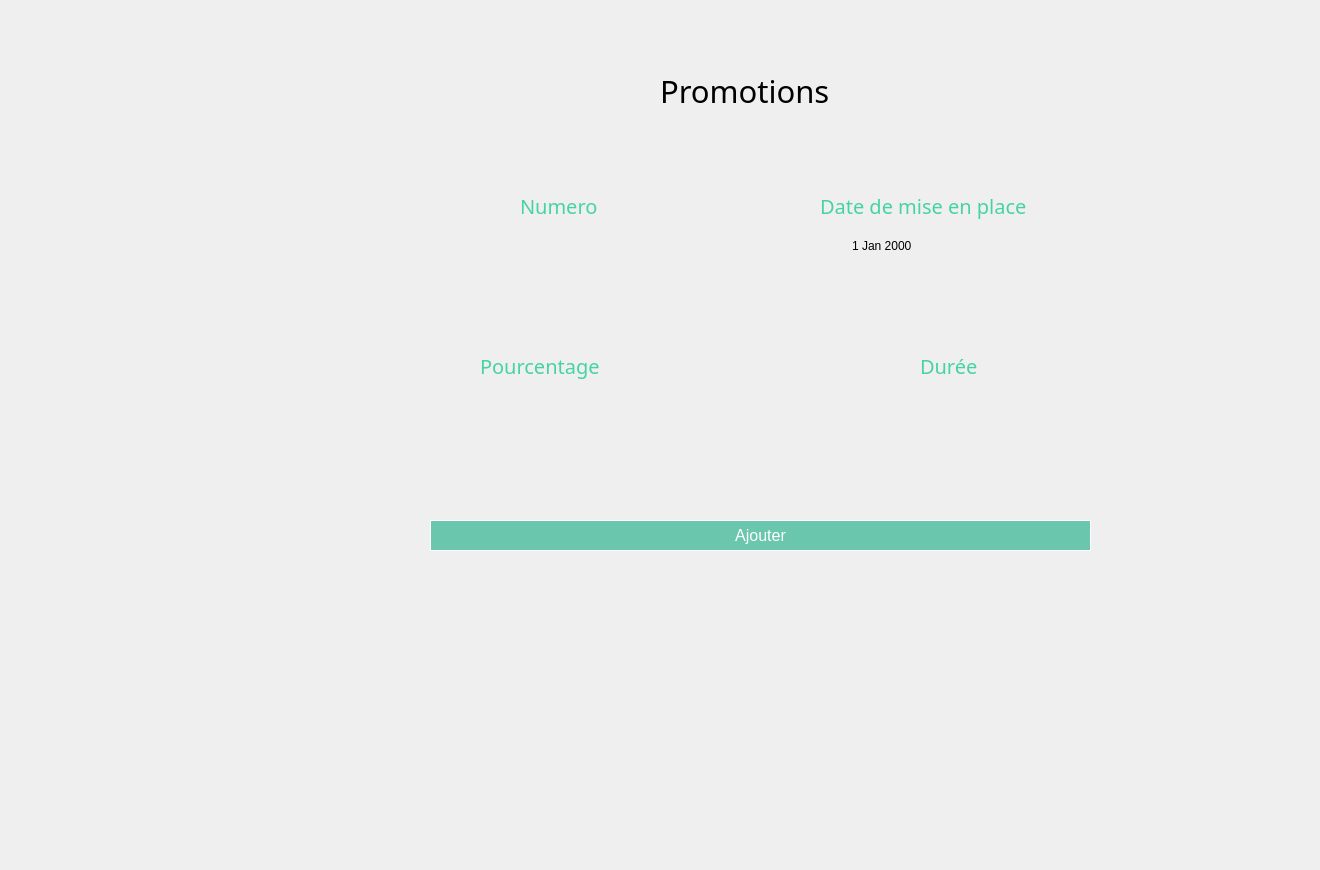
    <widget class="QWidget" name="page_11">
     <widget class="QLineEdit" name="pourcentage_2">
      <property name="geometry">
       <rect>
        <x>450</x>
        <y>390</y>
        <width>231</width>
        <height>22</height>
       </rect>
      </property>
      <property name="styleSheet">
       <string notr="true"> background-color: Transparent;
 border: none;</string>
      </property>
     </widget>
     <widget class="QDateEdit" name="dateEdit_3">
      <property name="geometry">
       <rect>
        <x>850</x>
        <y>230</y>
        <width>231</width>
        <height>31</height>
       </rect>
      </property>
      <property name="styleSheet">
       <string notr="true"> background-color: Transparent;
 border: none;</string>
      </property>
     </widget>
     <widget class="QLineEdit" name="num_2">
      <property name="geometry">
       <rect>
        <x>450</x>
        <y>240</y>
        <width>221</width>
        <height>22</height>
       </rect>
      </property>
      <property name="styleSheet">
       <string notr="true"> background-color: Transparent;
 border: none;</string>
      </property>
     </widget>
     <widget class="QLineEdit" name="jour_2">
      <property name="geometry">
       <rect>
        <x>850</x>
        <y>390</y>
        <width>221</width>
        <height>22</height>
       </rect>
      </property>
      <property name="styleSheet">
       <string notr="true"> background-color: Transparent;
 border: none;</string>
      </property>
     </widget>
     <widget class="QPushButton" name="ok">
      <property name="geometry">
       <rect>
        <x>430</x>
        <y>520</y>
        <width>661</width>
        <height>31</height>
       </rect>
      </property>
      <property name="styleSheet">
       <string notr="true">QPushButton{
line-height: 1;
    color: #ffffff;
    background-color: #6ac6ad;
    background-clip: padding-box;
	border: 1px solid #ffffff;
    font-weight: 400;
	font-size: 16px;
    padding: 0.875rem 1.375rem;
}
QPushButton:hover{
	border: 1px solid #f75454;
 color: #f75454;
    background-color: #ffffff;

}
</string>
      </property>
      <property name="text">
       <string>Ajouter</string>
      </property>
     </widget>
     <widget class="QPushButton" name="prommmmmmmm">
      <property name="geometry">
       <rect>
        <x>80</x>
        <y>320</y>
        <width>131</width>
        <height>81</height>
       </rect>
      </property>
      <property name="styleSheet">
       <string notr="true">QPushButton {
	font-weight: 500;
	text-align: center;
    vertical-align: middle;
	background-color: transparent;
	padding: 5px 15px 15px 20px;
    color: #fff;
	font-size: 11px;
	border : 0;
	border-right: 3px solid transparent;
 	background-position: center top;
    background-repeat: no-repeat;
    background-origin: content;
    background-image: url(&quot;C:/Users/hp/Desktop/anglais/projet c++ design/promotion1.png&quot;);
}

QPushButton:hover {
	color: #ffffff;
	font-weight: 500;
	background-image: url(&quot;C:/Users/hp/Desktop/anglais/projet c++ design/promotion2.png&quot;);
}</string>
      </property>
      <property name="text">
       <string/>
      </property>
      <property name="flat">
       <bool>true</bool>
      </property>
     </widget>
     <widget class="QLabel" name="label_64">
      <property name="geometry">
       <rect>
        <x>520</x>
        <y>180</y>
        <width>191</width>
        <height>51</height>
       </rect>
      </property>
      <property name="font">
       <font>
        <family>Montserrat Alternates</family>
        <pointsize>15</pointsize>
        <weight>50</weight>
        <bold>false</bold>
       </font>
      </property>
      <property name="styleSheet">
       <string notr="true">color: rgb(70, 211, 164);</string>
      </property>
      <property name="text">
       <string>Numero</string>
      </property>
     </widget>
     <widget class="QLabel" name="label_65">
      <property name="geometry">
       <rect>
        <x>420</x>
        <y>210</y>
        <width>291</width>
        <height>71</height>
       </rect>
      </property>
      <property name="text">
       <string/>
      </property>
      <property name="pixmap">
       <pixmap>../../Downloads/saisir.png</pixmap>
      </property>
      <property name="scaledContents">
       <bool>true</bool>
      </property>
     </widget>
     <widget class="QLabel" name="label_66">
      <property name="geometry">
       <rect>
        <x>420</x>
        <y>370</y>
        <width>291</width>
        <height>71</height>
       </rect>
      </property>
      <property name="text">
       <string/>
      </property>
      <property name="pixmap">
       <pixmap>../../Downloads/saisir.png</pixmap>
      </property>
      <property name="scaledContents">
       <bool>true</bool>
      </property>
     </widget>
     <widget class="QLabel" name="label_67">
      <property name="geometry">
       <rect>
        <x>480</x>
        <y>330</y>
        <width>241</width>
        <height>71</height>
       </rect>
      </property>
      <property name="font">
       <font>
        <family>Montserrat Alternates</family>
        <pointsize>15</pointsize>
        <weight>50</weight>
        <bold>false</bold>
       </font>
      </property>
      <property name="styleSheet">
       <string notr="true">color: rgb(70, 211, 164);</string>
      </property>
      <property name="text">
       <string>Pourcentage</string>
      </property>
     </widget>
     <widget class="QLabel" name="label_69">
      <property name="geometry">
       <rect>
        <x>820</x>
        <y>170</y>
        <width>301</width>
        <height>71</height>
       </rect>
      </property>
      <property name="font">
       <font>
        <family>Montserrat Alternates</family>
        <pointsize>15</pointsize>
        <weight>50</weight>
        <bold>false</bold>
       </font>
      </property>
      <property name="styleSheet">
       <string notr="true">color: rgb(70, 211, 164);</string>
      </property>
      <property name="text">
       <string>Date de mise en place </string>
      </property>
     </widget>
     <widget class="QLabel" name="label_68">
      <property name="geometry">
       <rect>
        <x>810</x>
        <y>210</y>
        <width>291</width>
        <height>71</height>
       </rect>
      </property>
      <property name="text">
       <string/>
      </property>
      <property name="pixmap">
       <pixmap>../../Downloads/saisir.png</pixmap>
      </property>
      <property name="scaledContents">
       <bool>true</bool>
      </property>
     </widget>
     <widget class="QLabel" name="label_70">
      <property name="geometry">
       <rect>
        <x>810</x>
        <y>370</y>
        <width>291</width>
        <height>71</height>
       </rect>
      </property>
      <property name="text">
       <string/>
      </property>
      <property name="pixmap">
       <pixmap>../../Downloads/saisir.png</pixmap>
      </property>
      <property name="scaledContents">
       <bool>true</bool>
      </property>
     </widget>
     <widget class="QLabel" name="label_71">
      <property name="geometry">
       <rect>
        <x>920</x>
        <y>320</y>
        <width>111</width>
        <height>91</height>
       </rect>
      </property>
      <property name="font">
       <font>
        <family>Montserrat Alternates</family>
        <pointsize>15</pointsize>
        <weight>50</weight>
        <bold>false</bold>
       </font>
      </property>
      <property name="styleSheet">
       <string notr="true">color: rgb(70, 211, 164);</string>
      </property>
      <property name="text">
       <string>Durée</string>
      </property>
     </widget>
     <widget class="QLabel" name="label_625">
      <property name="geometry">
       <rect>
        <x>-20</x>
        <y>-30</y>
        <width>1311</width>
        <height>861</height>
       </rect>
      </property>
      <property name="text">
       <string/>
      </property>
      <property name="pixmap">
       <pixmap>../../Desktop/anglais/projet c++ design/bg2.png</pixmap>
      </property>
      <property name="scaledContents">
       <bool>true</bool>
      </property>
     </widget>
     <widget class="QLabel" name="label_626">
      <property name="geometry">
       <rect>
        <x>660</x>
        <y>50</y>
        <width>301</width>
        <height>81</height>
       </rect>
      </property>
      <property name="font">
       <font>
        <family>Montserrat Alternates</family>
        <pointsize>23</pointsize>
       </font>
      </property>
      <property name="text">
       <string>Promotions</string>
      </property>
     </widget>
     <widget class="QPushButton" name="affectprom_2">
      <property name="geometry">
       <rect>
        <x>80</x>
        <y>250</y>
        <width>131</width>
        <height>71</height>
       </rect>
      </property>
      <property name="styleSheet">
       <string notr="true">QPushButton {
	font-weight: 500;
	text-align: center;
    vertical-align: middle;
	background-color: transparent;
	padding: 5px 15px 15px 20px;
    color: #fff;
	font-size: 11px;
	border : 0;
	border-right: 3px solid transparent;
 	background-position: center top;
    background-repeat: no-repeat;
    background-origin: content;
    background-image: url(&quot;C:/Users/hp/Desktop/anglais/projet c++ design/affecter1.png&quot;);
}

QPushButton:hover {
	color: #ffffff;
	font-weight: 500;
	background-image: url(&quot;C:/Users/hp/Desktop/anglais/projet c++ design/affecter2.png&quot;);
}</string>
      </property>
      <property name="text">
       <string/>
      </property>
     </widget>
     <widget class="QPushButton" name="pushButton_162">
      <property name="geometry">
       <rect>
        <x>20</x>
        <y>710</y>
        <width>121</width>
        <height>61</height>
       </rect>
      </property>
      <property name="styleSheet">
       <string notr="true">QPushButton {
	font-weight: 500;
	text-align: center;
    vertical-align: middle;
	background-color: transparent;
	padding: 5px 15px 15px 20px;
    color: #fff;
	font-size: 11px;
	border : 0;
	border-right: 3px solid transparent;
 	background-position: center top;
    background-repeat: no-repeat;
    background-origin: content;
    background-image: url(&quot;C:/Users/hp/Desktop/anglais/projet c++ design/return1.png&quot;);
}

QPushButton:hover {
	color: #ffffff;
	font-weight: 500;
	background-image: url(&quot;C:/Users/hp/Desktop/anglais/projet c++ design/return2.png&quot;);
}</string>
      </property>
      <property name="text">
       <string/>
      </property>
     </widget>
     <zorder>label_625</zorder>
     <zorder>ok</zorder>
     <zorder>prommmmmmmm</zorder>
     <zorder>label_64</zorder>
     <zorder>label_65</zorder>
     <zorder>num_2</zorder>
     <zorder>label_66</zorder>
     <zorder>label_67</zorder>
     <zorder>pourcentage_2</zorder>
     <zorder>label_69</zorder>
     <zorder>label_68</zorder>
     <zorder>dateEdit_3</zorder>
     <zorder>label_70</zorder>
     <zorder>label_71</zorder>
     <zorder>jour_2</zorder>
     <zorder>label_626</zorder>
     <zorder>affectprom_2</zorder>
     <zorder>pushButton_162</zorder>
    </widget>
